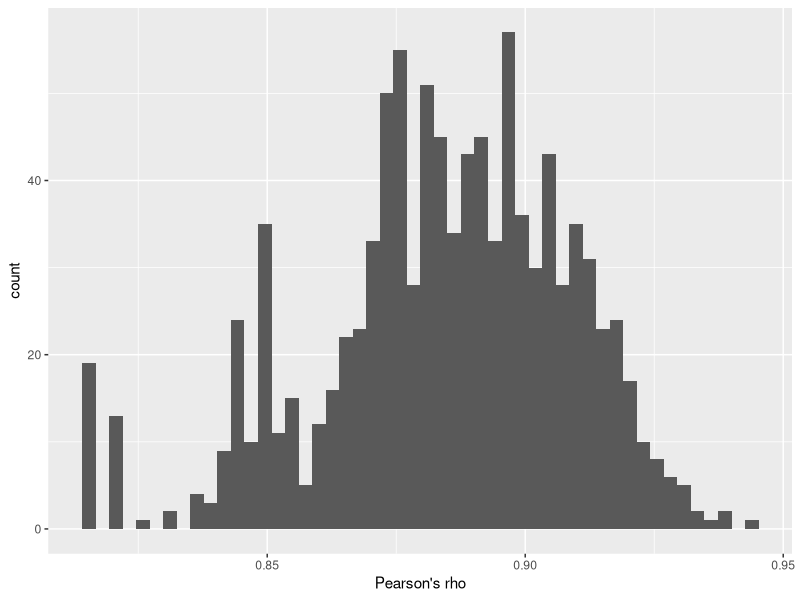
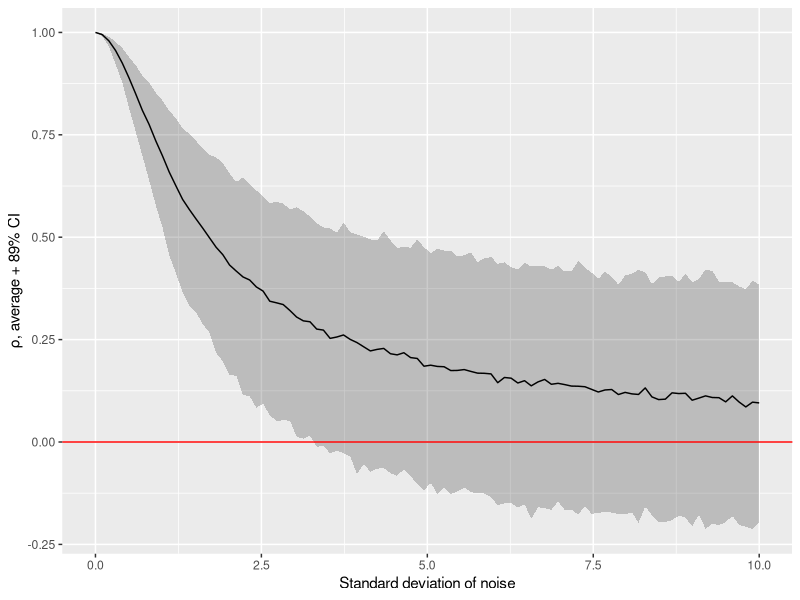
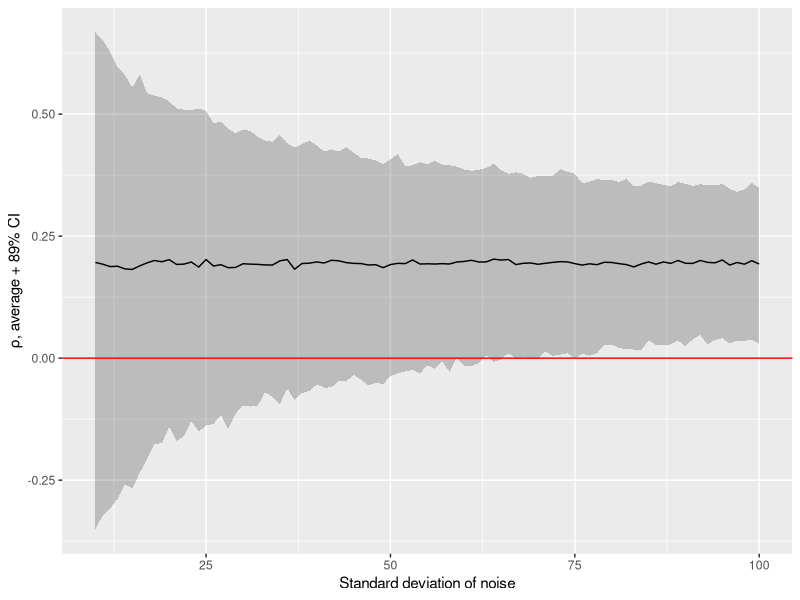
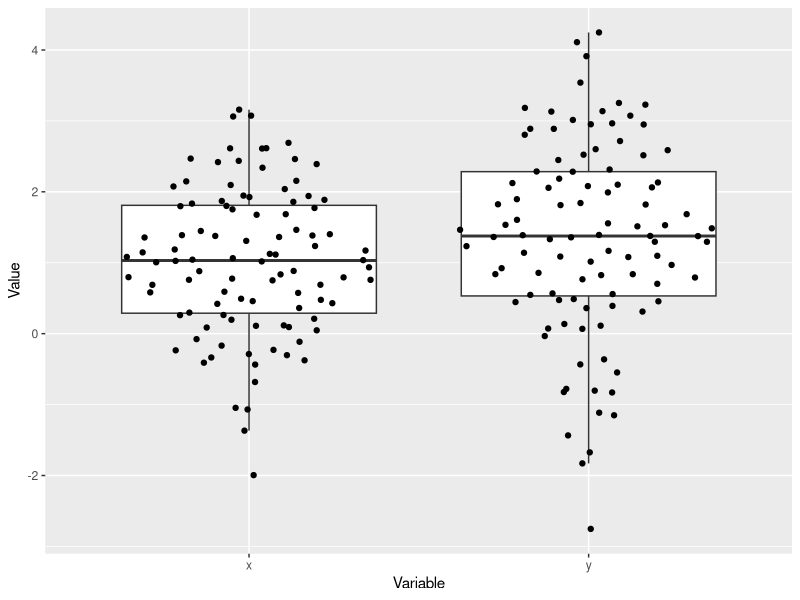
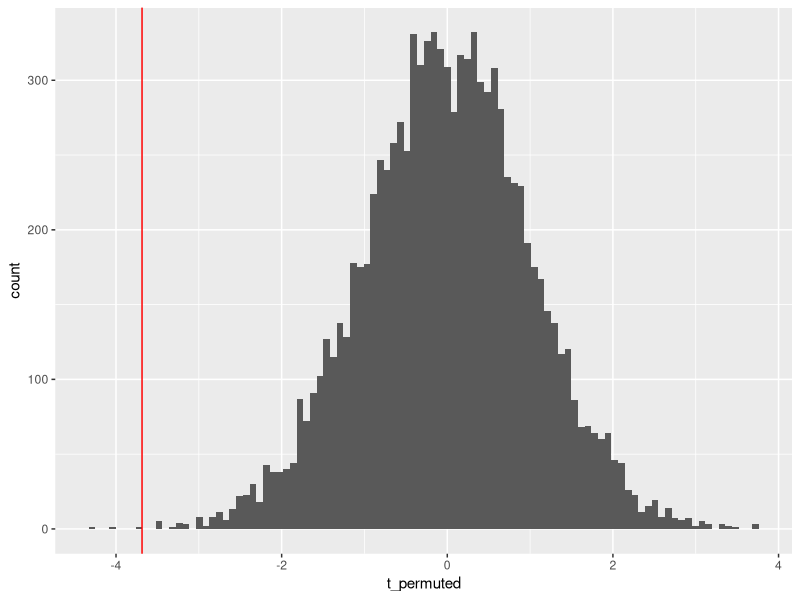

Recreate these plots in R, in order. (Note: this script raises an error after producing the figures.)
## ---- chunk 1
library(glue)
library(tidyverse)
## ---- chunk 2
df <- 
  tibble(x = rnorm(100)) %>%
  mutate(y = rnorm(n(), x, 0.5))
cor(df$x, df$y, method="pearson")
## ---- chunk 3
cor_result <- cor.test(df$x, df$y, method="pearson")
cor_result
## ---- chunk 4
cor_result$p.value
## ---- chunk 5
library(BayesFactor)
correlationBF(df$x, df$y)
cor_bf <- correlationBF(df$x, df$y, posterior = TRUE, iterations=1000)
ggplot(data=NULL, aes(x=c(cor_bf[, "rho"]))) + 
  geom_histogram(bins=50, ) + 
  xlab("Pearson's rho")
## ---- chunk 6
x <- rnorm(100)
y <- rnorm(100, x, 0.5)
rxy <- sum((x - mean(x)) * (y - mean(y))) / (sqrt(sum((x - mean(x))**2)) * sqrt(sum((y - mean(y))**2)))
cat(glue::glue("cor(x, y) = {cor(x, y)}, rxy = {rxy}\n"))
## ---- chunk 7
x <- rnorm(100)
y <- rnorm(100, x, 0.2)

resample_correlation <- function(x, y){
  index <- sample(1:length(x), replace = TRUE)
  cor(x[index], y[index])
}
rxys <- replicate(1000, resample_correlation(x, y))
cat(glue::glue("95% CI via resampling: {round(quantile(rxys, (1-0.95)/2), 6)}..{round(quantile(rxys, 1-(1-0.95)/2), 6)}\n\n"))
cor.test(x, y)
## ---- chunk 8
simulate_correlation <- function(sigma, N){
  x <- rnorm(N, 0, 1)
  cor(x, rnorm(N, x, sigma))
}

expand_grid(sigma_noise = seq(0, 10, length.out=100),
            iteration = 1:1000) %>%
  group_by(sigma_noise, iteration) %>%
  mutate(rho = simulate_correlation(sigma_noise, 30)) %>%
  group_by(sigma_noise) %>%
  summarise(avgRho = mean(rho),
            lowerCI = quantile(rho, (1-0.89)/2.0),
            upperCI = quantile(rho, 1- (1-0.89)/2.0)) %>%
  ggplot(aes(x=sigma_noise, y=avgRho)) + 
  geom_ribbon(aes(ymin=lowerCI, ymax=upperCI), alpha=0.25) +
  geom_line() +
  geom_hline(yintercept = 0, color = "red") +
  ylab("ρ, average + 89% CI") + 
  xlab("Standard deviation of noise")
## ---- chunk 9
expand_grid(n_samples = 10:100,
            iteration = 1:1000) %>%
  group_by(n_samples, iteration) %>%
  mutate(rho = simulate_correlation(5, n_samples)) %>%
  group_by(n_samples) %>%
  summarise(avgRho = mean(rho),
            lowerCI = quantile(rho, (1-0.89)/2.0),
            upperCI = quantile(rho, 1- (1-0.89)/2.0)) %>%
  ggplot(aes(x=n_samples, y=avgRho)) + 
  geom_ribbon(aes(ymin=lowerCI, ymax=upperCI), alpha=0.25) +
  geom_line() +
  geom_hline(yintercept = 0, color = "red") +
  ylab("ρ, average + 89% CI") + 
  xlab("Standard deviation of noise")
## ---- chunk 10
set.seed(14454)
df <- 
  tibble(x = rnorm(100, mean = 1, sd = 1)) %>%
  mutate(y = rnorm(100, mean = x + 0.3, sd = 1))
## ---- chunk 11
library(ggbeeswarm)
tibble(Value = c(df$x, df$y),
       Variable = c(rep("x", nrow(df)), rep("y", nrow(df)))) %>%
  ggplot(aes(x=Variable, y=Value)) + 
  geom_boxplot(outlier.shape = NA) + 
  geom_quasirandom(method="tukeyDense")  
## ---- chunk 12
t.test(df$x, df$y, paired = FALSE)
## ---- chunk 13
t.test(df$x, df$y, paired = TRUE)
## ---- chunk 14
library(BayesFactor)
ttestBF(x = df$x, y=df$y, paired=TRUE)
## ---- chunk 15
x <- rnorm(100, mean = 1, sd = 1)
y <- rnorm(100, mean = x + 0.3, sd = 1)
t <- mean(x-y) / (sd(x-y) / sqrt(length(x)))
cat(glue("t-statistic: {t}\n\n"))
t.test(x, y, paired = TRUE)
## ---- chunk 16
x <- rnorm(100, mean = 1, sd = 1)
y <- rnorm(100, mean = x + 0.3, sd = 1)

compute_resampled_difference <- function(x, y) {
  index = sample(1:length(x), replace = TRUE)
  mean(x[index] - y[index])
}
xy_diff <- replicate(1000, compute_resampled_difference(x, y))

cat(glue::glue("resampled 95% percentile confidence interval: {quantile(xy_diff, (1-0.95)/2)}..{quantile(xy_diff, 1-(1-0.95)/2)}\n\n"))
t.test(x, y, paired = TRUE)
## ---- chunk 17
x <- rnorm(100, mean = 1, sd = 1)
y <- rnorm(100, mean = x + 0.1, sd = 1)

t_statistic <- function(x, y){
  mean(x-y) / (sd(x-y) / sqrt(length(x)))
}

shuffle_and_t <- function(x, y){
  xy <- sample(c(x, y))
  x <- xy[1:length(x)]
  y <- xy[(length(x)+1) : (length(x) + length(y))]
  t_statistic(x, y)
}

t_original <- t_statistic(x, y)
t_permuted <- replicate(10000, shuffle_and_t(x, y))


ggplot() + 
  geom_histogram(aes(x=t_permuted), bins=100) +
  geom_vline(xintercept = t_original, color="red")

cat(glue::glue("Proportion of t-statisic for permuted pairs < t-stat for original: {mean(t_permuted < t_original)}\n\n"))

t.test(x, y, paired = TRUE, alternative = "less")
## ---- chunk 18
yA <- rnorm(100, mean = 1, sd = 1)
yB <- rnorm(100, mean = yA + 0.1, sd = 1)
df_group <-
  tibble(y = c(yA, yB),
         group = factor(c(rep("A", 100), rep("B", 100))))
## ---- chunk 19
df_group %>%
  head(4) %>%
  knitr::kable()
## ---- chunk 20
t.test(y ~ group, data=df_group, paired=TRUE)
## ---- chunk 21
set.seed(519264)
df_anova <-
  # generate ten participants with five trials per condition
  expand_grid(Participant  = factor(1:10),
              Condition = factor(c(rep("A", 3), rep("B", 3), rep("C", 3)))) %>%
  
  # decide on a SINGLE baseline (intercept) for each participant
  group_by(Participant) %>%
  mutate(Intercept = rnorm(1, 5, 2.5)) %>%
  
  # simulate normally distributed responses, assuming that are 3 units higher for condition "B"
  ungroup() %>%
  mutate(Response = rnorm(n(), Intercept + 2 * as.integer(Condition == "B") + 3 * as.integer(Condition == "C"), 1.5)) %>%
  select(-Intercept)
## ---- chunk 22
ggplot(df_anova, aes(x=Condition, y=Response, color=Condition)) + 
  geom_point() + 
  facet_grid(.~Participant) + 
  theme(legend.position = "none")
## ---- chunk 23
library(rstatix)
anova_test(data=df_anova, Response ~ Condition, wid=Participant)
## ---- chunk 24
tukey_hsd(df_anova, Response ~ Condition) %>%
  knitr::kable()
## ---- chunk 25
anovaBF(Response ~ Condition + Participant, whichRandom="Participant", data=data.frame(df_anova))
## ---- chunk 26
yA <- rnorm(100, mean = 1, sd = 1)
yB <- rnorm(100, mean = yA + 0.1, sd = 1)
df_group <-
  tibble(y = c(yA, yB),
         group = factor(c(rep("A", 100), rep("B", 100))))
t.test(y ~ group, data = df_group)
summary(aov(y ~ group, data = df_group))
## ---- chunk 27
summary.lm(aov(y ~ group, data = df_group))
## ---- chunk 28
df_lm <-
  tibble(x = 1:100) %>%
  mutate(y = rnorm(n(), 20 + 4 * x, 50))
## ---- chunk 29
ggplot(data=df_lm, aes(x=x, y=y)) + 
  geom_point() + 
  geom_abline(intercept = 20, slope = 4)
## ---- chunk 30
lm_fit <- lm(y ~ x, data=df_lm)
summary(lm_fit)
## ---- chunk 31
library(broom)
tidy(lm_fit) %>%
  knitr::kable()
## ---- chunk 32
df_lm <-
  tibble(x = rnorm(30, 0, 20)) %>%
  mutate(y = rnorm(n(), 20 + 2* x, 50))

ggplot(df_lm, aes(x=x, y=y)) + 
  geom_point()

summary(lm(y~x, df_lm))
## ---- chunk 33
resampled_est <- purrr::map_dfr(1:1000, ~tidy(lm(y ~ x, slice_sample(df_lm, replace=TRUE, prop=1))))

resampled_est %>%
  group_by(term) %>%
  summarize(`Lower 95% CI` = quantile(estimate, (1-0.95)/2),
            `Upper 95% CI` = quantile(estimate, 1-(1-0.95)/2),
            .groups="drop") %>%
  knitr::kable()
## ---- chunk 34
permuted_stats <- purrr::map_dfr(1:2000, ~tidy(lm(y ~ x, df_lm %>% mutate(x = sample(x)))))


original_stats <-
  tidy(lm(y~x, df_lm)) %>%
  rename(original_statistic = statistic) %>%
  select(term, original_statistic)

left_join(permuted_stats, original_stats, by="term") %>%
  group_by(term) %>%
  summarize(p = mean(abs(statistic) > abs(original_statistic)), .groups="drop")

ggplot(permuted_stats, aes(x=statistic)) +
  geom_histogram(bins=50) +
  facet_wrap(.~term, scales="free")
## ---- chunk 35
library(lme4)
lmer_fit <- lmer(Response ~ Condition + (1|Participant), data=df_anova)
summary(lmer_fit)
## ---- chunk 36
library(broom.mixed)
tidy(lmer_fit) %>%
  knitr::kable()
## ---- chunk 37
library(lmerTest)
lmert_fit <- lmerTest::lmer(Response ~ Condition + (1|Participant), data=df_anova)
summary(lmert_fit)
## ---- chunk 38
tidy(lmert_fit) %>%
  knitr::kable()
## ---- chunk 39
drop1(lmert_fit)
